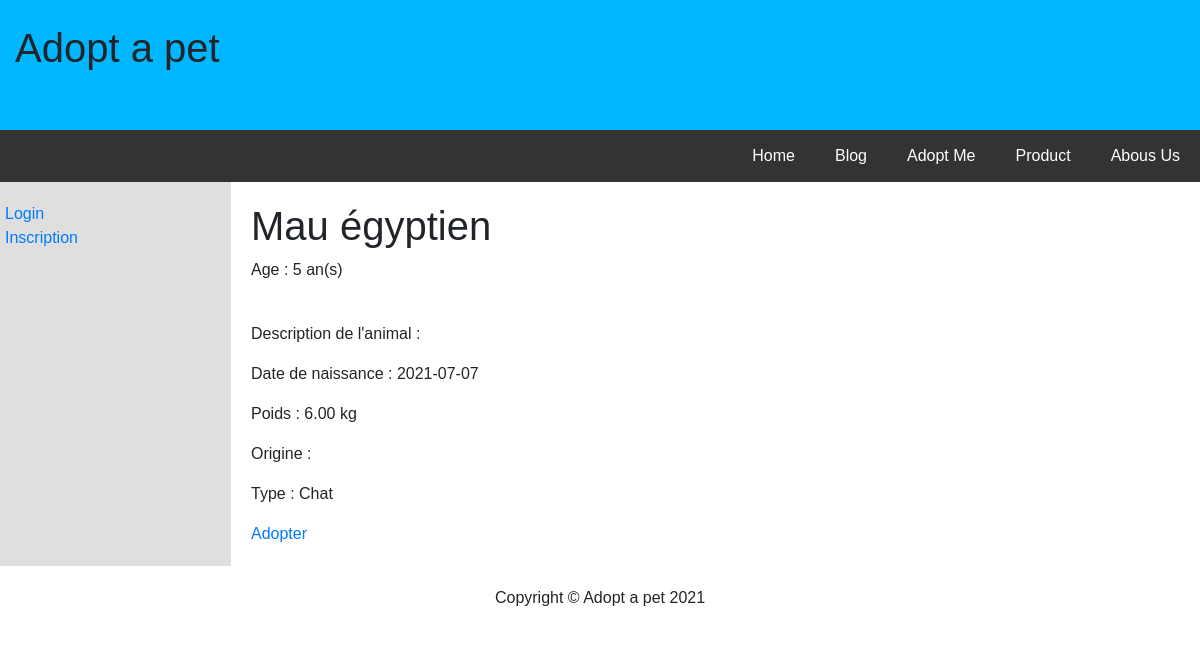
Page /index.php?method=getAnimal&id=8 on the committed database.
### tables this page shows
CREATE TABLE IF NOT EXISTS `animaux` (
  `Id_animal` int NOT NULL AUTO_INCREMENT,
  `Nom_animal` varchar(50) NOT NULL,
  `Age` int NOT NULL,
  `Date_naissance` date NOT NULL,
  `Poids_animal` decimal(15,2) NOT NULL,
  `Type_animal` varchar(50) NOT NULL,
  `Description_animal` varchar(255) DEFAULT NULL,
  `Origine_animal` varchar(50) DEFAULT NULL,
  `Adopter` tinyint(1) NOT NULL,
  `Date_adoption` datetime DEFAULT NULL,
  `Id_familleanimaux` int DEFAULT NULL,
  `Id_utilisateur` int DEFAULT NULL,
  PRIMARY KEY (`Id_animal`),
  KEY `Id_familleanimaux` (`Id_familleanimaux`),
  KEY `Id_utilisateur` (`Id_utilisateur`)
);

### core/Defaut/DefaultController.php (called while the page is built, shortened)
<?php
abstract class DefaultController{
    public function render($path, $attributes = [])
    {
        extract($attributes);
        include ROOT . "templates/$path.php";
    }
}

### src/Controller/AnimauxController.php (called while the page is built, shortened)
<?php
class AnimauxController extends DefaultController {
    public function single($id)
    {
        $model = new AnimauxModel;
        $animal = $model->findById($id);
        $this->render("animaux/single", [
            "animal" => $animal
        ]);
    }
}

### public/Index.php (called while the page is built, shortened)
<?php
require ROOT. "router/router.php";

### config/config.php (called while the page is built)
<?php
$config = [
    "host" => "localhost",
    "dbname" => "poophpsite",
    "user" => "root",
    "pwd" => ""
];

### core/Defaut/DefaultModel.php (called while the page is built, shortened)
<?php
class DefaultModel implements InterfaceModel{
    protected $table;
    protected $idName = "";
    protected $className = "";
    public function __construct(){
        $this->db = new Database;
        $this->className = ucfirst($this->table);
    }
    public function findById($id){
        $statement = "SELECT * FROM $this->table WHERE $this->idName = $id";
        return $this->db->getData($statement, $this->className, true);
    }
}

### core/Database/Database.php (called while the page is built, shortened)
<?php
class Database {
    private $host;
    private $dbname;
    private $user;
    private $pwd;
    private $pdo;
    public function __construct(){
        try {
            $this->pdo = new \PDO("mysql:host=$this->host;dbname=$this->dbname;port=3308", $this->user, $this->pwd, [
                \PDO::ATTR_ERRMODE => \PDO::ERRMODE_EXCEPTION
            ]);
        } catch (\PDOException $e) {
            echo $e->getMessage();
        }
    }
    private function getConfig(){
        require ROOT . "config/config.php";
    }
    public function getData(string $statement, $classe, $one = false){
        $query = $this->pdo->query($statement, \PDO::FETCH_CLASS, "App\Entity\\".$classe);
        $data = "";
        if($one){
            $data = $query->fetch();
        } else {
            $data = $query->fetchAll();
        }
        return $data;
    }
}

### src/Entity/Animaux.php (called while the page is built, shortened)
<?php
class Animaux extends DefaultEntity{
    private $Id_animal;
    private $Nom_animal;
    private $Age;
    private $Poids_animal;
    private $Type_animal;
    private $Date_naissance;
    private $Adopter;
    public function getId_animal()
    {
        return $this->Id_animal;
    }
    public function getNomAnimal()
    {
        return $this->Nom_animal;
    }
    public function getAge()
    {
        return $this->Age;
    }
    public function getPoids_animal()
    {
        return $this->Poids_animal;
    }
    public function getType_animal()
    {
        return $this->Type_animal;
    }
    public function getDate_naissance()
    {
        return $this->Date_naissance;
    }
    public function getAdopter()
    {
        return $this->Adopter;
    }
}

### templates/animaux/single.php (the view, shortened to what this page needs)
<?php
require_once ROOT. "templates/header.php";
?>
<h1><?= $animal->getNomAnimal() ?></h1>
<p> Age : <?= $animal->getAge() ?> an(s)</p>
<p> Description de l'animal : <?= $animal->getDescription_animal() ?></p>
<p> Date de naissance : <?= $animal->getDate_naissance() ?></p>
<p> Poids : <?= $animal->getPoids_animal() ?> kg</p>
<p> Origine : <?= $animal->getOrigine_animal() ?></p>
<p> Type : <?= $animal->getType_animal() ?></p>
<?php if ($animal->getAdopter()):?>
    <p> Date d'adoption : <?= $animal->getDate_adoption() ?></p>
<?php else:?>
    <a href="index.php?method=AdoptAnimal&id=<?= $animal->getId_animal() ?>">Adopter</a><br/>
<?php endif; ?>
<?php
require_once ROOT. "templates/footer.php";
?>

### templates/style.css (style rules this page uses)
* { box-sizing: border-box; }
body { font-family: Arial; margin: 0; }

### templates/header.php (style rules this page uses)
* { box-sizing: border-box; }
body { font-family: Arial; margin: 0; }

### rows in the picture
animaux: Nom_animal "Mau égyptien", Age "5", Date_naissance "2021-07-07", Poids_animal "6.00", Type_animal "Chat"
